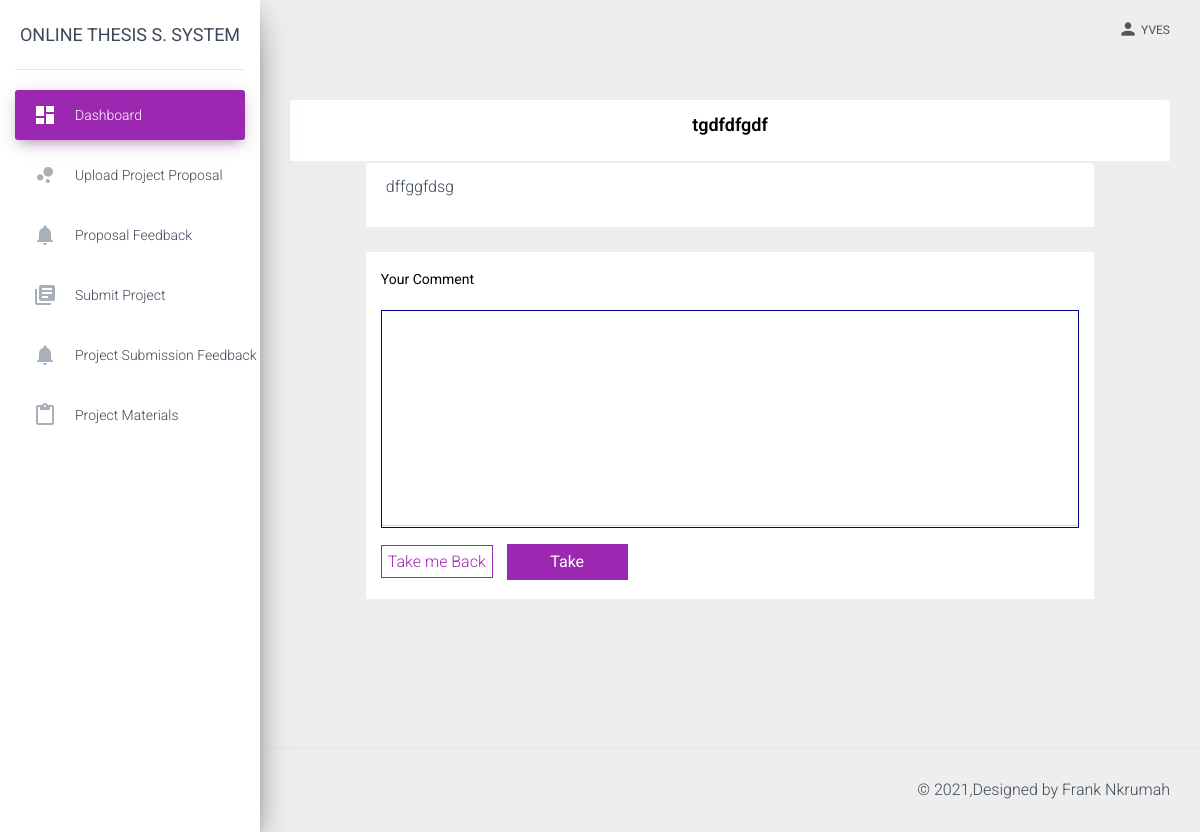
The page /take-project/1 (signed in) on the database as committed earlier.
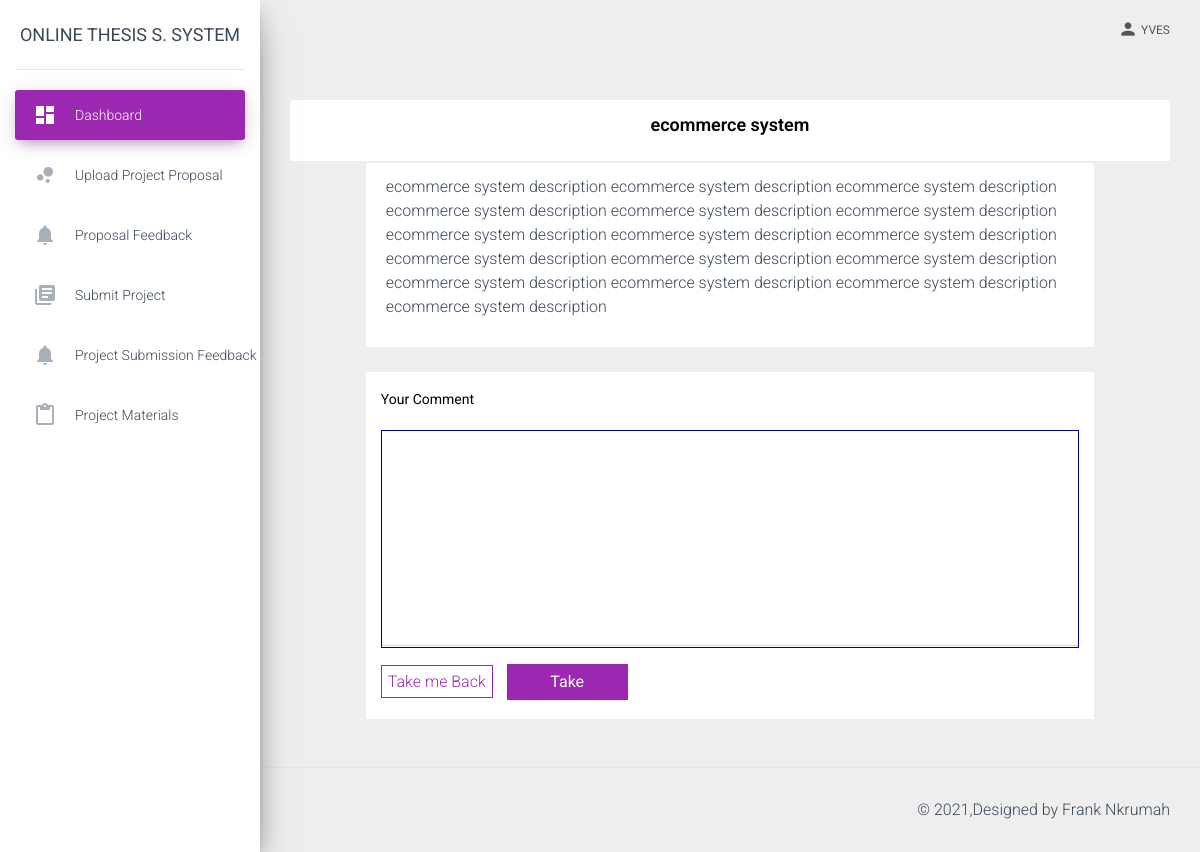
The same page on the database as committed later.
### online_thesis/models.py (models this page shows, shortened)
class Topic(models.Model):
    PROJECT_STATUS = (
        ('PENDING','PENDING'),
        ('DENIED','DENIED'),
        ('APPROVED','APPROVED'),
    )
    name = models.CharField(max_length=300)
    description = models.TextField()
    teacher = models.ForeignKey(User, on_delete=models.CASCADE)
    status = models.CharField(max_length=300, choices=PROJECT_STATUS, default='PENDING')

### online_thesis/views.py (the view)
# urls.py: path('take-project/<int:pk>', book_project, name='book_project'),
@login_required
def book_project(request, pk):
    project = Topic.objects.get(id=pk)
    if request.method == 'POST':
        form = SelectedTopicForm(request.POST)
        if form.is_valid():
            check_book_twice = SelectedTopic.objects.filter(project=project).filter(student=request.user).exists()
            check_booked_before = SelectedTopic.objects.filter(project=project).filter(status='APPROVED').exists()
            if check_book_twice:
                return render(request, 'student/take_project.html',{'project':project, 'form':form, "error": "You can't select the same project twice"})
            elif check_booked_before:
                return render(request, 'student/take_project.html',{'project':project, 'form':form, "error_before": "This project has been already assigned to other student, try other projects"})
            book_project = form.save(commit=False)
            book_project.project = project
            book_project.student = request.user
            book_project.save()
            return redirect('dashboard')
    else:
        form = SelectedTopicForm()
    return render(request, 'student/take_project.html',{'project':project, 'form':form})

### online_thesis/forms.py
class SelectedTopicForm(forms.ModelForm):
    class Meta:
        model = SelectedTopic
        fields = ['student_view']

### templates/student/take_project.html (shortened to what this page needs)
{% extends "student_base.html" %}
{% block content %}
<div class="container-fluid">
  <div class="row">
    <div class="col-md-12">
        <div class="card-header card-header-primary">
          <h4 class="card-title title-main">{{project.name}}</h4>
        </div>
        <div class="row">
            <div class="col-md-3"></div>
            <div class="col-md-4">
            </div>
            <div class="col-md-4"></div>
        </div>
    </div>
    <div class="col-md-1 mb-4"></div>
    <div class="col-md-10 mb-4">
        <div class="card-header card-header-primary">
          <p>{{project.description}}</p>
        </div>
    </div>
    <div class="col-md-1 mb-4"></div>
    <div class="col-md-1"></div>
    <div class="col-md-10 form-card">
      <form method="post" class="form-topic">
          <div class="mb-3">
            <label for="topicDescription" class="form-label">Your Comment</label>
             {{form.student_view}}
          </div>
          <div class="mb-1">
            <a  href="{% url 'dashboard' %}" class="back-button">Take me Back</a>
            <button class="form-button" type="submit">Take</button>
          </div>
      </form>
    </div>
    <div class="col-md-1">
    </div>
  </div>
</div>
{% endblock %}

Rows that differ between the two databases and show on the page:
changed Topic: name "tgdfdfgdf" → "ecommerce system"; description "dffggfdsg" → "ecommerce system description ecommerce system description ecommerce system description ecommerce system description ecommerce system description ecommerce system description ecommerce system description ecommerce system description ecommerce system description ecommerce system description ecommerce system description ecommerce system description ecommerce system description ecommerce system description ecommerce system description ecommerce system description"
